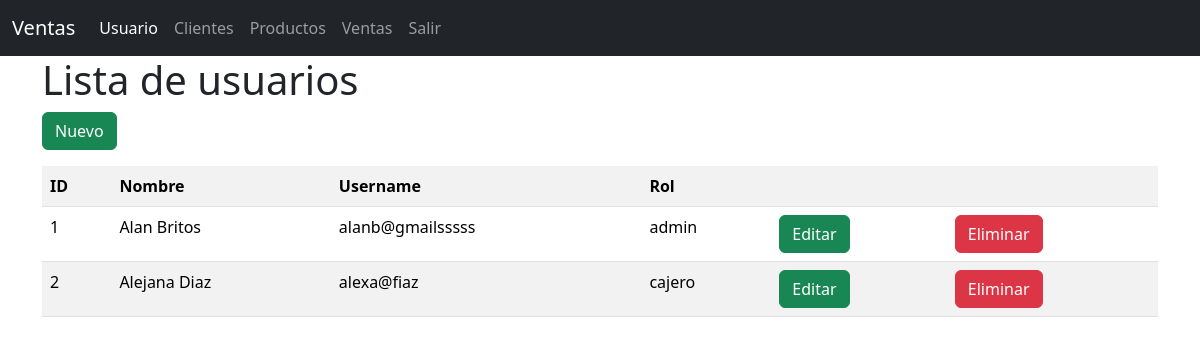
Screenshot of /usuarios/ with the database file from the repository.
### models/usuario_model.py (models this page shows, shortened)
class Usuario(db.Model):
  __tablename__ = "usuarios"
  id = db.Column(db.Integer, primary_key=True)
  nombre = db.Column(db.String(80), nullable=False)
  username = db.Column(db.String(20), nullable=False)
  password = db.Column(db.String, nullable=False)
  rol = db.Column(db.String(20), nullable=False)
  @staticmethod
  def get_all():
    return Usuario.query.all()

### controllers/usuario_controller.py (the view)
@usuario_bp.route("/")
def index():
  usuarios = Usuario.get_all()
  return usuario_view.list(usuarios)

### main.py (called while the page is built)
@app.context_processor
def inject_activar_path():
  def is_activado(path):
    return 'active' if request.path == path else ''
  return dict(is_activado=is_activado)

### views/usuario_view.py (called while the page is built)
def list(usuarios):
  return render_template('usuarios/index.html', usuarios=usuarios)

### templates/usuarios/index.html
{% extends 'base.html' %} {% block title %} USUARIOS {% endblock %} {% block content %}
<h1>Lista de usuarios</h1>
<a href="{{ url_for('usuario.create') }}" class="btn btn-success mb-3">Nuevo</a>
<table class="table table-striped">
    <tr>
        <th>ID</th>
        <th>Nombre</th>
        <th>Username</th>
        <th>Rol</th>
        <th></th>
        <th></th>
    </tr>
    {% for item in usuarios %}
    <tr>
        <td>{{ item.id }}</td>
        <td>{{ item.nombre }}</td>
        <td>{{ item.username }}</td>
        <td>{{ item.rol }}</td>
        <td>
            <a href="{{ url_for('usuario.edit' ,id=item.id) }}" class="btn btn-success">Editar</a>
        </td>
        <td>
            <a href="{{ url_for('usuario.delete' ,id=item.id) }}" class="btn btn-danger">Eliminar</a>
        </td>
    </tr>
    {% endfor %}
</table>
{% endblock %}

### rows the page displays
Usuario: id "1", nombre "Alan Britos", username "alanb@gmailsssss", rol "admin"
Usuario: id "2", nombre "Alejana Diaz", username "alexa@fiaz", rol "cajero"
